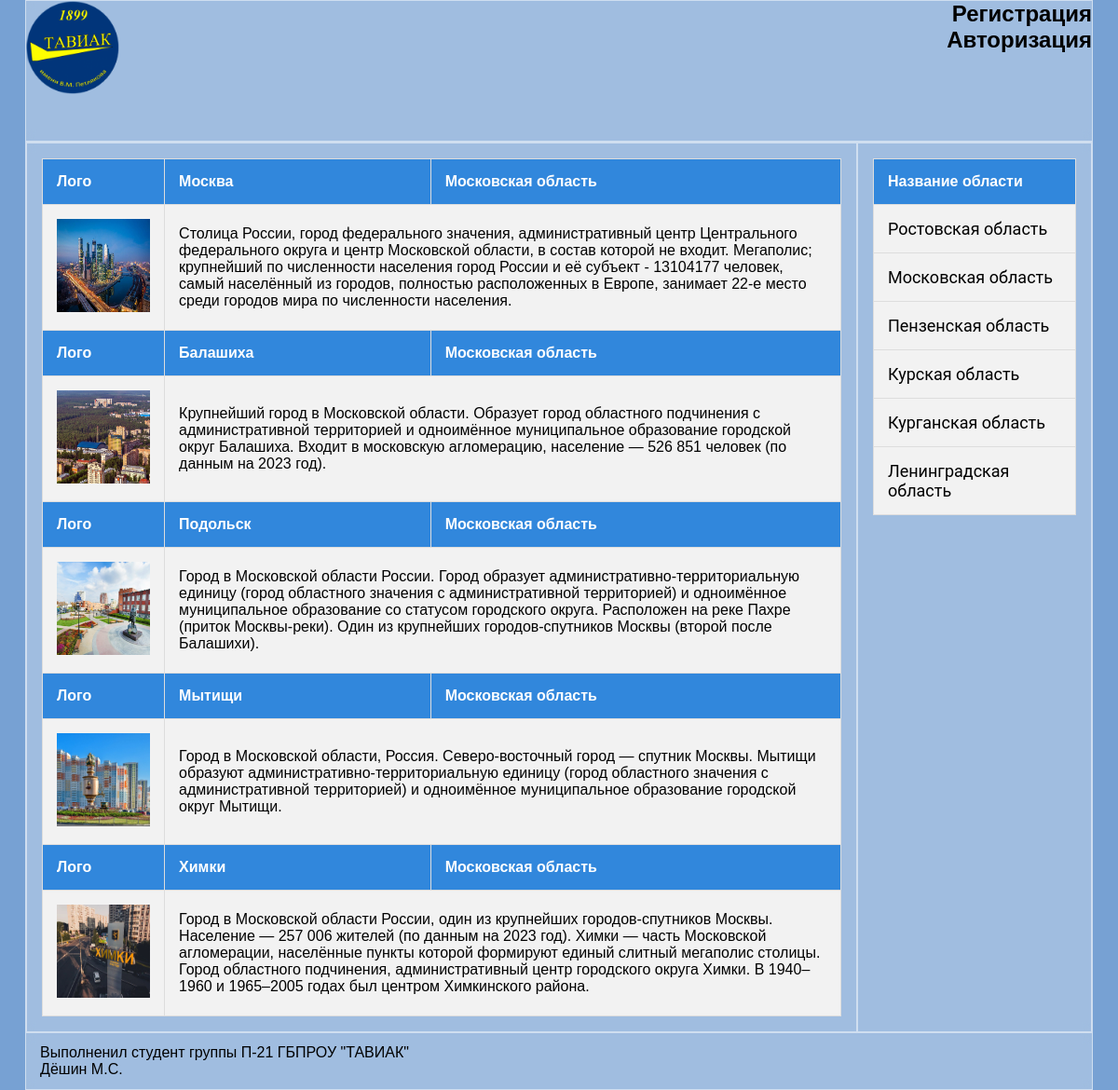
/?region=5, run on the app's committed database.
### tables this page shows
CREATE TABLE `city` (
  `id` int NOT NULL,
  `name` varchar(30) NOT NULL,
  `area` int NOT NULL DEFAULT '10',
  `population` int NOT NULL DEFAULT '30',
  `logo` varchar(30) NOT NULL DEFAULT '0.jpg',
  `description` text,
  `region` int NOT NULL
);

CREATE TABLE `region` (
  `id` int NOT NULL,
  `name` varchar(30) NOT NULL,
  `kod` int NOT NULL
);

### content.php (the view, shortened to what this page needs)
<div class="content">
               <?php
         if(isset($_GET['content'])){
            $content= $_GET['content'];
            include "$content";
        }
        else{
            if(isset($_GET['region'])){
                $selectedRegion = (int)$_GET['region'];
                $mysql = "SELECT city.*, region.name AS region_name
                FROM city
                JOIN region ON city.region = region.id
                WHERE city.region = $selectedRegion
               ";
                $result = $dbcon->query($mysql);
                          ?>
                    <div class="tablGL">
                    <div class="tabl">
                    <?php
                    echo "<table >";
                    foreach ($result as $row) {
                        echo "<tr><th >Лого</th>
                        <th > <a class='link' href='?content=city.php&city=" . $row['id'] . "'>" . $row['name'] . "</a></th>
                        <th >". $row['region_name'] ."</th></tr>";
                        echo "<td ><img src='./img/" . $_SESSION['photo'] . "'></td>";
                        echo "<td  colspan='2'>" . $row['description'] . "</td>";
                    }
                    echo "</table>";
                    ?></div></div><?php
            }
            }
            ?>
        </div>

### sidebar.php
<div class="sidebar"><?php
$mysql = "SELECT id,name
            FROM region";
            $result = $dbcon->query($mysql);
            $city_data = $result->fetch_all(MYSQLI_ASSOC);?>
                <div class="tablGL">
                <div class="tabl">
                <?php
                echo "<table >";
                echo "<tr><th >Название области</th></tr>";
                foreach ($result as $row) {
                    echo "<tr> <td ><p><a class='link_sidebar' href='?region=" . $row['id'] . "'>" . $row['name'] . "</a></p></td> </tr>";
                }
                echo "</table>";
                ?></div></div>
            </div>

### css/style.css (style rules this page uses)
* { margin: 0px; padding: 0px; }
html { font-family: 'poppins', sans-serif; background-color: #77A1D3; }
body { justify-content: center; display: flex; margin: 0px; padding: 0px; overflow: auto; }
a { text-decoration: none; }
.link { color: white; }
.link_sidebar { color: black; font-family: 'Roboto', sans-serif; font-size: 18px; }
img { width: 100px; height: 100px; }
.content { border-top: 0px; align-items: center; width: 100ch; border: 1px solid rgba(255, 255, 255, 0.5); }
.sidebar { width: 250px; margin-left: auto; border: 1px solid rgba(255, 255, 255, 0.5); }
.tablGL { justify-content: center; }
table { background-color: #f2f2f2; border-radius: 0.25em; border-collapse: collapse; margin: 1em; }
table, th, td { border: 1px solid #ddd; }
th, td { padding: 15px; text-align: left; }
th { background-color: #3187dc; color: white; }
tr:nth-child(even) { background-color: #f2f2f2; }

### data on the page
city: name "Москва", region.name "Московская область", shows a picture, description "Столица России, город федерального значения, административный центр Центрального федерального округа и центр Московской области, в состав которой не входит. Мегаполис; крупнейший по численности населения город России и её субъект - 13104177 человек, самый населённый из городов, полностью расположенных в Европе, занимает 22-е место среди городов мира по численности населения."
city: name "Балашиха", region.name "Московская область", shows a picture, description "Крупнейший город в Московской области. Образует город областного подчинения с административной территорией и одноимённое муниципальное образование городской округ Балашиха. Входит в московскую агломерацию, население — 526 851 человек (по данным на 2023 год)."
city: name "Подольск", region.name "Московская область", shows a picture, description "Город в Московской области России. Город образует административно-территориальную единицу (город областного значения с административной территорией) и одноимённое муниципальное образование со статусом городского округа. Расположен на реке Пахре (приток Москвы-реки). Один из крупнейших городов-спутников Москвы (второй после Балашихи)."
city: name "Мытищи", region.name "Московская область", shows a picture, description "Город в Московской области, Россия. Северо-восточный город — спутник Москвы. Мытищи образуют административно-территориальную единицу (город областного значения с административной территорией) и одноимённое муниципальное образование городской округ Мытищи."
city: name "Химки", region.name "Московская область", shows a picture, description "Город в Московской области России, один из крупнейших городов-спутников Москвы. Население — 257 006 жителей (по данным на 2023 год). Химки — часть Московской агломерации, населённые пункты которой формируют единый слитный мегаполис столицы. Город областного подчинения, административный центр городского округа Химки. В 1940–1960 и 1965–2005 годах был центром Химкинского района."
region: name "Ростовская область"
region: name "Московская область"
region: name "Пензенская область"
region: name "Курская область"
region: name "Курганская область"
region: name "Ленинградская область"
